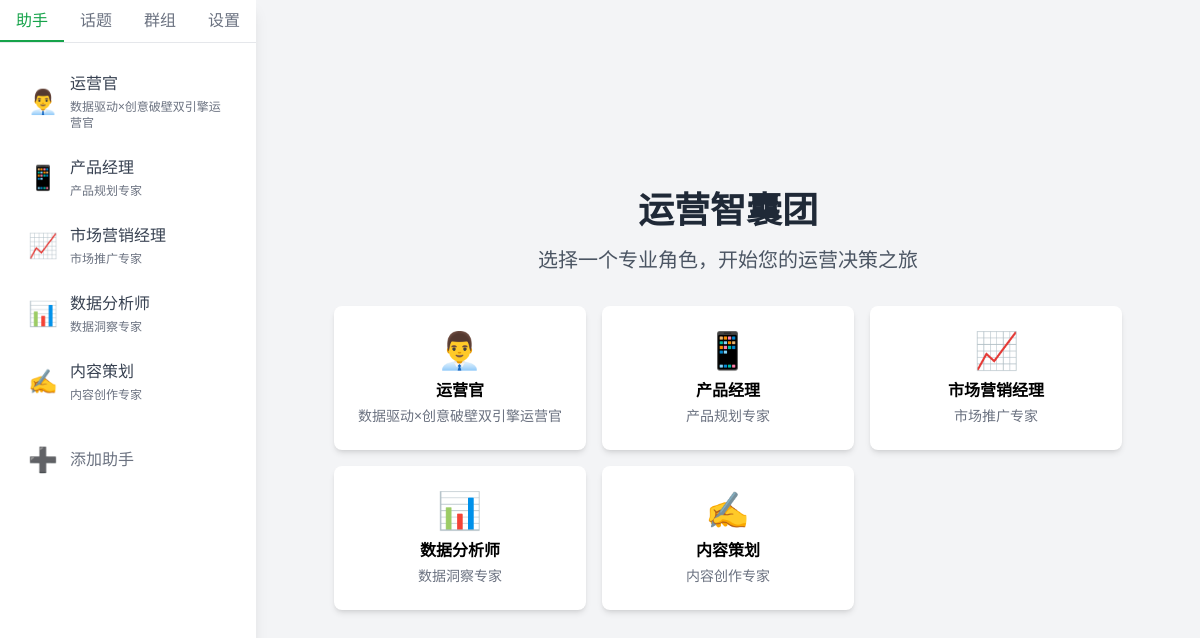
The page / on the database its author committed.
### app.py (models this page shows)
class Assistant(db.Model):
    id = db.Column(db.Integer, primary_key=True)
    name = db.Column(db.String(100), nullable=False)
    description = db.Column(db.String(500))
    avatar = db.Column(db.String(200))  # emoji或者图片URL
    avatar_type = db.Column(db.String(10), default='emoji')  # 'emoji' 或 'image'
    role_key = db.Column(db.String(50), unique=True, nullable=False)
    is_default = db.Column(db.Boolean, default=False)  # 是否为默认助手
    created_at = db.Column(db.DateTime, default=datetime.utcnow)
    updated_at = db.Column(db.DateTime, default=datetime.utcnow, onupdate=datetime.utcnow)

### app.py (the view)
@app.route('/')
def index():
    topic_id = request.args.get('topic')
    assistants = Assistant.query.order_by(Assistant.is_default.desc(), Assistant.created_at.asc()).all()
    return render_template('index.html', assistants=assistants, topic_id=topic_id)

### templates/index.html (shortened to what this page needs)
<!DOCTYPE html>
<html lang="zh">
<head>
    <script src="https://cdn.tailwindcss.com"></script>
</head>
<body class="bg-gray-100">
    <div class="flex h-screen">
        <div class="w-64 bg-white shadow-lg">
            <div class="flex border-b">
                <a href="/" class="flex-1 px-4 py-2 text-green-600 border-b-2 border-green-600">助手</a>
                <a href="/topics" class="flex-1 px-4 py-2 text-gray-500 hover:text-gray-700">话题</a>
                <a href="/groups" class="flex-1 px-4 py-2 text-gray-500 hover:text-gray-700">群组</a>
                <a href="/settings" class="flex-1 px-4 py-2 text-gray-500 hover:text-gray-700">设置</a>
            </div>
            <div class="p-4">
                {% for assistant in assistants %}
                <div class="role-select cursor-pointer p-3 rounded-lg hover:bg-gray-100 group" data-role="{{ assistant.role_key }}">
                    <div class="flex items-center">
                        {% if assistant.avatar_type == 'image' %}
                        <img src="{{ assistant.avatar }}" alt="{{ assistant.name }}" class="w-8 h-8 object-cover rounded-full mr-3">
                        {% else %}
                        <span class="text-2xl mr-3">{{ assistant.avatar }}</span>
                        {% endif %}
                        <div class="flex-1">
                            <div class="text-gray-700">{{ assistant.name }}</div>
                            {% if assistant.description %}
                            <div class="text-xs text-gray-500 mt-1">{{ assistant.description }}</div>
                            {% endif %}
                        </div>
                    </div>
                </div>
                {% endfor %}
                <div id="add-assistant-btn" class="flex items-center p-3 mt-4 text-gray-500 cursor-pointer hover:bg-gray-100 rounded-lg">
                    <span class="text-2xl mr-3">➕</span>
                    <span>添加助手</span>
                </div>
            </div>
        </div>
        <div class="flex-1 flex flex-col items-center justify-center">
            <div class="text-center">
                <h1 class="text-4xl font-bold text-gray-800 mb-4">运营智囊团</h1>
                <p class="text-xl text-gray-600 mb-8">选择一个专业角色，开始您的运营决策之旅</p>
                <div class="grid grid-cols-2 md:grid-cols-3 gap-4 max-w-4xl">
                    {% for assistant in assistants %}
                    <div class="role-card cursor-pointer p-6 bg-white rounded-lg shadow-md hover:shadow-lg transition-shadow" data-role="{{ assistant.role_key }}">
                        {% if assistant.avatar_type == 'image' %}
                        <img src="{{ assistant.avatar }}" alt="{{ assistant.name }}" class="w-16 h-16 object-cover rounded-full mx-auto mb-2">
                        {% else %}
                        <div class="text-4xl mb-2">{{ assistant.avatar }}</div>
                        {% endif %}
                        <div class="font-semibold">{{ assistant.name }}</div>
                        <div class="text-sm text-gray-500 mt-1">{{ assistant.description or '专业助手' }}</div>
                    </div>
                    {% endfor %}
                </div>
            </div>
        </div>
    </div>
</body>
</html>

### rows shown on the page
Assistant: avatar "👨‍💼", name "运营官", description "数据驱动×创意破壁双引擎运营官"
Assistant: avatar "📱", name "产品经理", description "产品规划专家"
Assistant: avatar "📈", name "市场营销经理", description "市场推广专家"
Assistant: avatar "📊", name "数据分析师", description "数据洞察专家"
Assistant: avatar "✍️", name "内容策划", description "内容创作专家"
